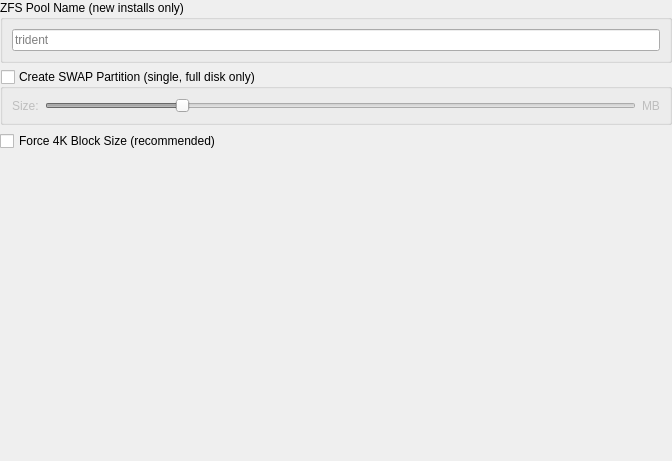
               <widget class="QWidget" name="scrollAreaWidgetContents_2">
                <property name="geometry">
                 <rect>
                  <x>0</x>
                  <y>0</y>
                  <width>672</width>
                  <height>461</height>
                 </rect>
                </property>
                <layout class="QVBoxLayout" name="verticalLayout_20">
                 <property name="leftMargin">
                  <number>0</number>
                 </property>
                 <property name="topMargin">
                  <number>0</number>
                 </property>
                 <property name="rightMargin">
                  <number>0</number>
                 </property>
                 <property name="bottomMargin">
                  <number>0</number>
                 </property>
                 <item>
                  <widget class="QGroupBox" name="group_pool_name">
                   <property name="title">
                    <string>ZFS Pool Name (new installs only)</string>
                   </property>
                   <layout class="QHBoxLayout" name="horizontalLayout_11">
                    <item>
                     <widget class="QLineEdit" name="line_zpool_name">
                      <property name="inputMethodHints">
                       <set>Qt::ImhNone</set>
                      </property>
                      <property name="inputMask">
                       <string notr="true"/>
                      </property>
                      <property name="text">
                       <string notr="true"/>
                      </property>
                      <property name="maxLength">
                       <number>12</number>
                      </property>
                      <property name="placeholderText">
                       <string notr="true">trident</string>
                      </property>
                      <property name="clearButtonEnabled">
                       <bool>true</bool>
                      </property>
                     </widget>
                    </item>
                   </layout>
                  </widget>
                 </item>
                 <item>
                  <widget class="QGroupBox" name="group_disk_swap">
                   <property name="title">
                    <string>Create SWAP Partition (single, full disk only)</string>
                   </property>
                   <property name="checkable">
                    <bool>true</bool>
                   </property>
                   <property name="checked">
                    <bool>false</bool>
                   </property>
                   <layout class="QHBoxLayout" name="horizontalLayout_10">
                    <item>
                     <widget class="QLabel" name="label_28">
                      <property name="text">
                       <string>Size:</string>
                      </property>
                     </widget>
                    </item>
                    <item>
                     <widget class="QSlider" name="slider_disk_swap">
                      <property name="minimum">
                       <number>128</number>
                      </property>
                      <property name="maximum">
                       <number>4096</number>
                      </property>
                      <property name="singleStep">
                       <number>8</number>
                      </property>
                      <property name="pageStep">
                       <number>8</number>
                      </property>
                      <property name="value">
                       <number>1024</number>
                      </property>
                      <property name="orientation">
                       <enum>Qt::Horizontal</enum>
                      </property>
                     </widget>
                    </item>
                    <item>
                     <widget class="QLabel" name="label_disk_swap">
                      <property name="text">
                       <string>MB</string>
                      </property>
                     </widget>
                    </item>
                   </layout>
                  </widget>
                 </item>
                 <item>
                  <widget class="QCheckBox" name="check_force_4kblocks">
                   <property name="sizePolicy">
                    <sizepolicy hsizetype="Minimum" vsizetype="Preferred">
                     <horstretch>0</horstretch>
                     <verstretch>0</verstretch>
                    </sizepolicy>
                   </property>
                   <property name="text">
                    <string>Force 4K Block Size (recommended)</string>
                   </property>
                  </widget>
                 </item>
                 <item>
                  <spacer name="verticalSpacer_5">
                   <property name="orientation">
                    <enum>Qt::Vertical</enum>
                   </property>
                   <property name="sizeHint" stdset="0">
                    <size>
                     <width>20</width>
                     <height>40</height>
                    </size>
                   </property>
                  </spacer>
                 </item>
                </layout>
               </widget>
